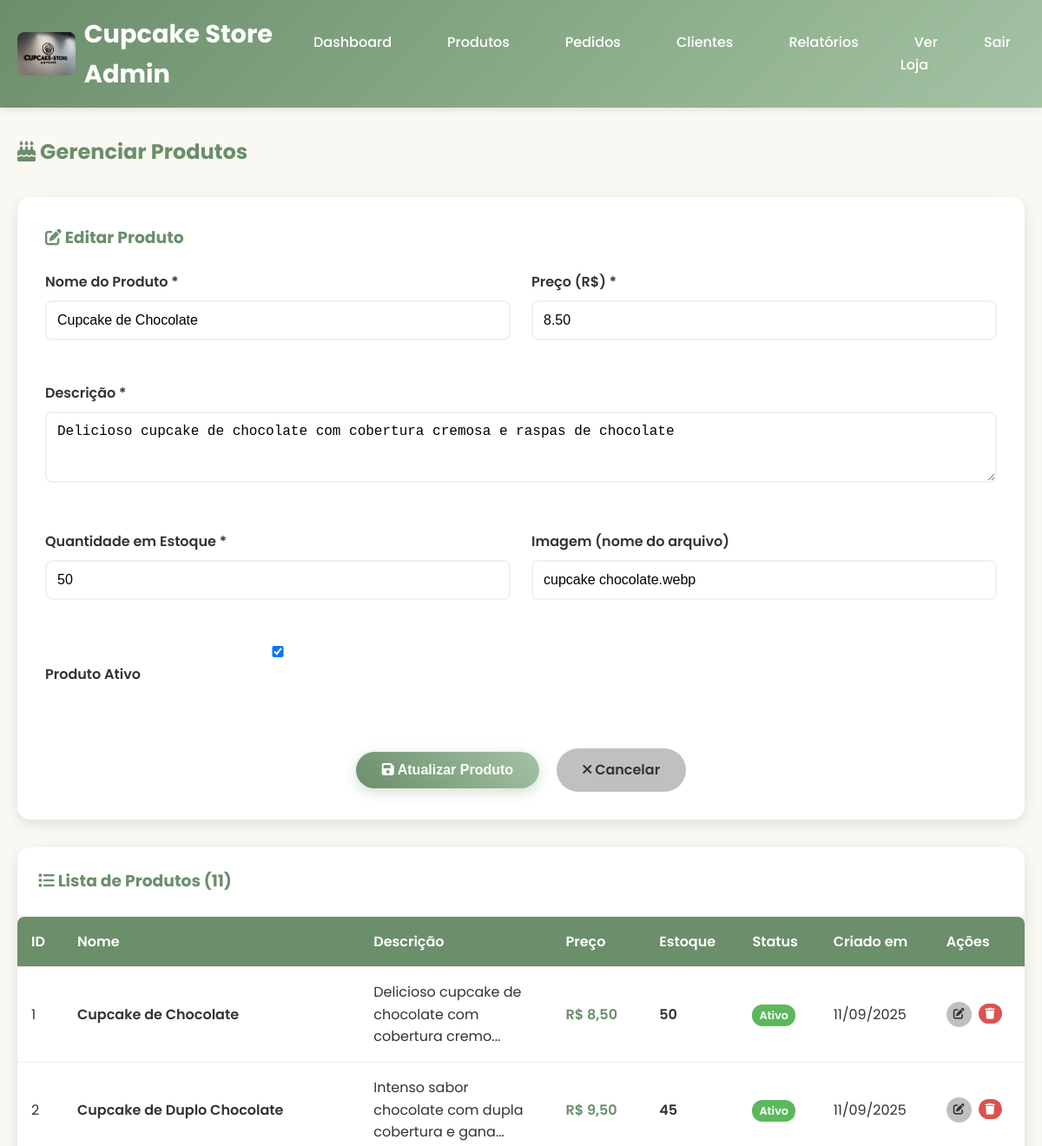
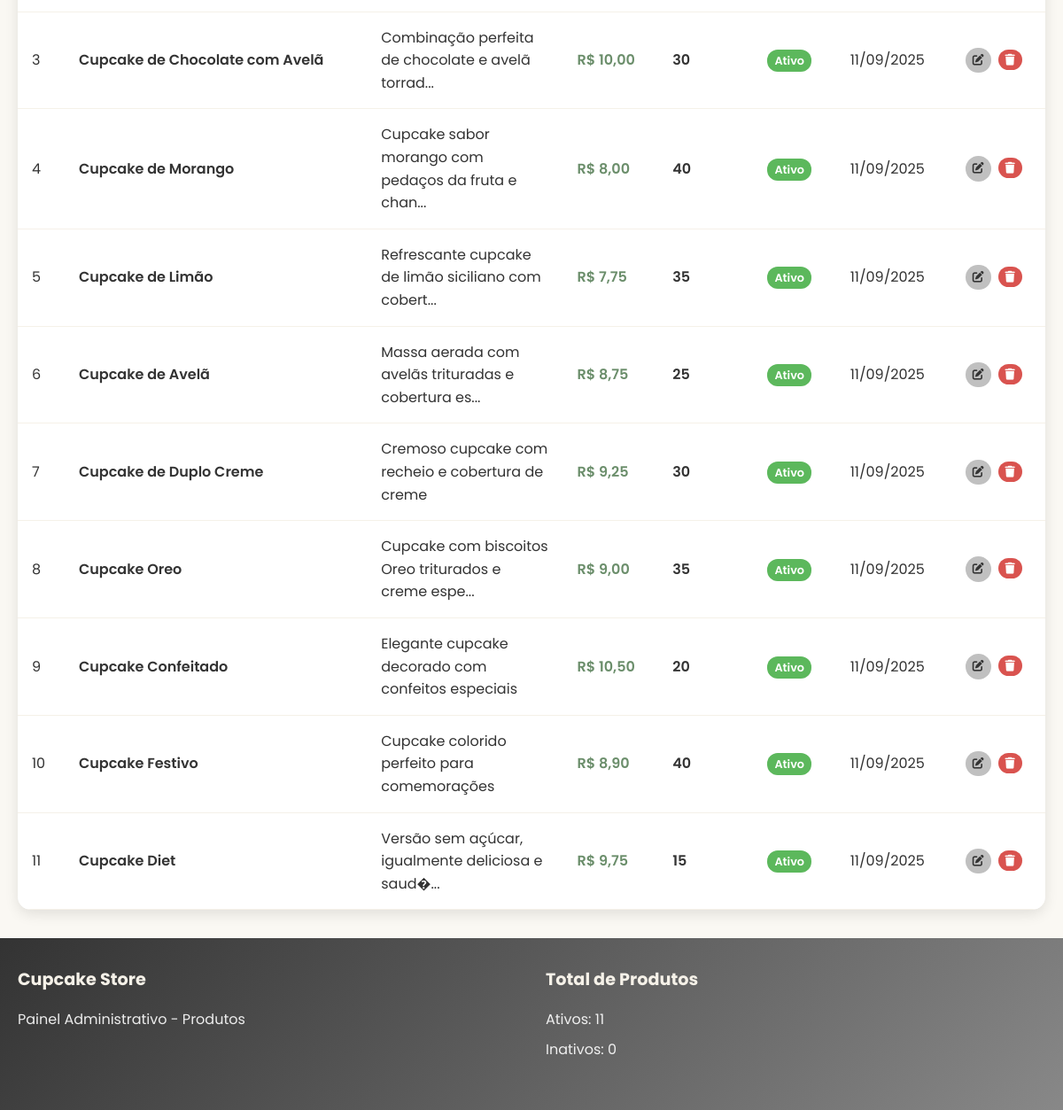
/admin/products.php?edit=1 (signed in), run on the app's committed database (2 pictures, top to bottom).
### tables this page shows
CREATE TABLE products (
    id INT PRIMARY KEY AUTO_INCREMENT,
    name VARCHAR(255) NOT NULL,
    description TEXT NOT NULL,
    price DECIMAL(10,2) NOT NULL,
    image VARCHAR(255) NOT NULL,
    stock_quantity INT NOT NULL DEFAULT 0,
    category VARCHAR(100) DEFAULT 'cupcake',
    is_active BOOLEAN DEFAULT TRUE,
    created_at TIMESTAMP DEFAULT CURRENT_TIMESTAMP,
    updated_at TIMESTAMP DEFAULT CURRENT_TIMESTAMP ON UPDATE CURRENT_TIMESTAMP
);

### config/database.php (called while the page is built, shortened)
<?php
try {
    $pdo = new PDO("mysql:host=" . DB_HOST . ";dbname=" . DB_NAME, DB_USER, DB_PASS);
    $pdo->setAttribute(PDO::ATTR_ERRMODE, PDO::ERRMODE_EXCEPTION);
    $pdo->setAttribute(PDO::ATTR_DEFAULT_FETCH_MODE, PDO::FETCH_ASSOC);
} catch(PDOException $e) {
    die("Erro na conexão: " . $e->getMessage());
}
function executeQuery($query, $params = []) {
    global $pdo;
    try {
        $stmt = $pdo->prepare($query);
        $stmt->execute($params);
        return $stmt;
    } catch(PDOException $e) {
        throw new Exception("Erro na query: " . $e->getMessage());
    }
}
function fetchData($query, $params = []) {
    $stmt = executeQuery($query, $params);
    return $stmt->fetchAll();
}
function fetchOne($query, $params = []) {
    $stmt = executeQuery($query, $params);
    return $stmt->fetch();
}
?>

### admin/products.php (the view, shortened to what this page needs)
<?php
include_once '../config/database.php';
$editId = $_GET['edit'] ?? 0;
try {
    $products = fetchData("SELECT * FROM products ORDER BY created_at DESC");
    $editProduct = null;
    if ($editId > 0) {
        $editProduct = fetchOne("SELECT * FROM products WHERE id = ?", [$editId]);
    }
} catch (Exception $e) {
    $products = [];
    $editProduct = null;
}
?>
<!DOCTYPE html>
<html lang="pt-BR">
<head>
    <link rel="stylesheet" href="../assets/css/style.css">
    <link rel="stylesheet" href="https://cdnjs.cloudflare.com/ajax/libs/font-awesome/6.0.0/css/all.min.css">
</head>
<body>
    <header class="header">
        <div class="container">
            <div class="nav">
                <div class="logo">
                    <a href="dashboard.php" style="color: white; text-decoration: none; display: flex; align-items: center;">
                        <img src="../assets/img/logo/logo_cupcake-store.jpg" alt="Cupcake Store" style="height: 50px; margin-right: 10px; border-radius: 8px;">
                        <h1 style="margin: 0;">Cupcake Store Admin</h1>
                    </a>
                </div>
                <nav class="nav-menu">
                    <ul>
                        <li><a href="dashboard.php">Dashboard</a></li>
                        <li><a href="products.php">Produtos</a></li>
                        <li><a href="orders.php">Pedidos</a></li>
                        <li><a href="customers.php">Clientes</a></li>
                        <li><a href="reports.php">Relatórios</a></li>
                        <li><a href="../index.php">Ver Loja</a></li>
                        <li><a href="../actions/logout.php">Sair</a></li>
                    </ul>
                </nav>
            </div>
        </div>
    </header>
    <section style="padding: 2rem 0; background-color: var(--light-beige); min-height: 100vh;">
        <div class="container">
            <h2 style="color: var(--primary-green); margin-bottom: 2rem;">
                <i class="fas fa-birthday-cake"></i> Gerenciar Produtos
            </h2>
            <div style="background: var(--white); padding: 2rem; border-radius: 15px; box-shadow: 0 5px 15px var(--shadow); margin-bottom: 2rem;">
                <h3 style="color: var(--primary-green); margin-bottom: 1.5rem;">
                    <i class="fas fa-<?php echo $editProduct ? 'edit' : 'plus'; ?>"></i>
                    <?php echo $editProduct ? 'Editar Produto' : 'Adicionar Novo Produto'; ?>
                </h3>
                <form method="POST" style="display: grid; grid-template-columns: 1fr 1fr; gap: 1.5rem;">
                    <div class="form-group">
                        <label for="name">Nome do Produto *</label>
                        <input type="text" id="name" name="name" required
                               value="<?php echo $editProduct ? htmlspecialchars($editProduct['name']) : ''; ?>">
                    </div>
                    <div class="form-group">
                        <label for="price">Preço (R$) *</label>
                        <input type="number" id="price" name="price" step="0.01" min="0" required
                               value="<?php echo $editProduct ? $editProduct['price'] : ''; ?>">
                    </div>
                    <div class="form-group" style="grid-column: 1 / -1;">
                        <label for="description">Descrição *</label>
                        <textarea id="description" name="description" rows="3" required><?php echo $editProduct ? htmlspecialchars($editProduct['description']) : ''; ?></textarea>
                    </div>
                    <div class="form-group">
                        <label for="stock_quantity">Quantidade em Estoque *</label>
                        <input type="number" id="stock_quantity" name="stock_quantity" min="0" required
                               value="<?php echo $editProduct ? $editProduct['stock_quantity'] : ''; ?>">
                    </div>
                    <div class="form-group">
                        <label for="image">Imagem (nome do arquivo)</label>
                        <input type="text" id="image" name="image" placeholder="ex: chocolate.jpg"
                               value="<?php echo $editProduct ? htmlspecialchars($editProduct['image']) : ''; ?>">
                    </div>
                    <?php if ($editProduct): ?>
                        <div class="form-group">
                            <label>
                                <input type="checkbox" name="is_active" <?php echo $editProduct['is_active'] ? 'checked' : ''; ?>>
                                Produto Ativo
                            </label>
                        </div>
                    <?php endif; ?>
                    <div style="grid-column: 1 / -1; text-align: center; margin-top: 1rem;">
                        <button type="submit" name="<?php echo $editProduct ? 'update_product' : 'add_product'; ?>"
                                class="btn btn-primary" style="margin-right: 1rem;">
                            <i class="fas fa-<?php echo $editProduct ? 'save' : 'plus'; ?>"></i>
                            <?php echo $editProduct ? 'Atualizar Produto' : 'Adicionar Produto'; ?>
                        </button>
                        <?php if ($editProduct): ?>
                            <a href="products.php" class="btn btn-secondary">
                                <i class="fas fa-times"></i> Cancelar
                            </a>
                        <?php endif; ?>
                    </div>
                </form>
            </div>
            <div style="background: var(--white); border-radius: 15px; box-shadow: 0 5px 15px var(--shadow); overflow: hidden;">
                <div style="padding: 1.5rem; border-bottom: 2px solid var(--beige);">
                    <h3 style="color: var(--primary-green);">
                        <i class="fas fa-list"></i> Lista de Produtos (<?php echo count($products); ?>)
                    </h3>
                </div>
                <?php if (empty($products)): ?>
                    <div style="text-align: center; padding: 3rem; color: var(--text-light);">
                        <i class="fas fa-box-open" style="font-size: 3rem; margin-bottom: 1rem;"></i>
                        <p>Nenhum produto cadastrado ainda</p>
                    </div>
                <?php else: ?>
                    <div style="overflow-x: auto;">
                        <table class="table">
                            <thead>
                                <tr>
                                    <th>ID</th>
                                    <th>Nome</th>
                                    <th>Descrição</th>
                                    <th>Preço</th>
                                    <th>Estoque</th>
                                    <th>Status</th>
                                    <th>Criado em</th>
                                    <th>Ações</th>
                                </tr>
                            </thead>
                            <tbody>
                                <?php foreach ($products as $product): ?>
                                    <tr style="<?php echo !$product['is_active'] ? 'opacity: 0.6;' : ''; ?>">
                                        <td><?php echo $product['id']; ?></td>
                                        <td style="font-weight: 600;"><?php echo htmlspecialchars($product['name']); ?></td>
                                        <td style="max-width: 200px; overflow: hidden; text-overflow: ellipsis;">
                                            <?php echo htmlspecialchars(substr($product['description'], 0, 50)) . (strlen($product['description']) > 50 ? '...' : ''); ?>
                                        </td>
                                        <td style="font-weight: 600; color: var(--primary-green);">
                                            R$ <?php echo number_format($product['price'], 2, ',', '.'); ?>
                                        </td>
                                        <td>
                                            <span style="color: <?php echo $product['stock_quantity'] <= 5 ? 'var(--danger)' : 'var(--text-dark)'; ?>; font-weight: 600;">
                                                <?php echo $product['stock_quantity']; ?>
                                            </span>
                                        </td>
                                        <td>
                                            <span style="padding: 0.25rem 0.5rem; border-radius: 12px; font-size: 0.8rem; font-weight: 600; color: white; background-color: <?php echo $product['is_active'] ? 'var(--success)' : 'var(--danger)'; ?>;">
                                                <?php echo $product['is_active'] ? 'Ativo' : 'Inativo'; ?>
                                            </span>
                                        </td>
                                        <td><?php echo date('d/m/Y', strtotime($product['created_at'])); ?></td>
                                        <td>
                                            <div style="display: flex; gap: 0.5rem;">
                                                <a href="products.php?edit=<?php echo $product['id']; ?>"
                                                   class="btn btn-secondary" style="padding: 0.25rem 0.5rem; font-size: 0.8rem;">
                                                    <i class="fas fa-edit"></i>
                                                </a>
                                                <?php if ($product['is_active']): ?>
                                                    <form method="POST" style="display: inline;"
                                                          onsubmit="return confirm('Tem certeza que deseja remover este produto?')">
                                                        <button type="submit" name="delete_product"
                                                                class="btn btn-danger" style="padding: 0.25rem 0.5rem; font-size: 0.8rem;">
                                                            <i class="fas fa-trash"></i>
                                                        </button>
                                                    </form>
                                                <?php endif; ?>
                                            </div>
                                        </td>
                                    </tr>
                                <?php endforeach; ?>
                            </tbody>
                        </table>
                    </div>
                <?php endif; ?>
            </div>
        </div>
    </section>
    <footer class="footer">
        <div class="container">
            <div class="footer-content">
                <div class="footer-section">
                    <h3>Cupcake Store</h3>
                    <p>Painel Administrativo - Produtos</p>
                </div>
                <div class="footer-section">
                    <h3>Total de Produtos</h3>
                    <p>Ativos: <?php echo count(array_filter($products, function($p) { return $p['is_active']; })); ?></p>
                    <p>Inativos: <?php echo count(array_filter($products, function($p) { return !$p['is_active']; })); ?></p>
                </div>
            </div>
        </div>
    </footer>
</body>
</html>

### assets/css/style.css (style rules this page uses)
* { margin: 0; padding: 0; box-sizing: border-box; }
:root { --primary-green: #6B8E6B; --light-green: #A4C3A4; --beige: #F5F1E8; --light-beige: #FAF8F3; --silver-gray: #C0C0C0; --dark-gray: #888888; --white: #FFFFFF; --text-dark: #333333; --text-light: #666666; --success: #5cb85c; --warning: #f0ad4e; --danger: #d9534f; --shadow: rgba(0, 0, 0, 0.1); }
body { font-family: 'Poppins', sans-serif; line-height: 1.6; color: var(--text-dark); background-color: var(--light-beige); }
.container { max-width: 1200px; margin: 0 auto; padding: 0 20px; }
.header { background: linear-gradient(135deg, var(--primary-green), var(--light-green)); box-shadow: 0 2px 10px var(--shadow); position: sticky; top: 0; z-index: 1000; }
.nav { display: flex; justify-content: space-between; align-items: center; padding: 1rem 0; }
.logo h1 { color: var(--white); font-size: 1.8rem; font-weight: 700; }
.nav-menu ul { display: flex; list-style: none; gap: 2rem; }
.nav-menu a { color: var(--white); text-decoration: none; font-weight: 500; transition: color 0.3s ease; padding: 0.5rem 1rem; border-radius: 5px; }
.btn { display: inline-block; padding: 12px 30px; border: none; border-radius: 25px; text-decoration: none; font-weight: 600; text-align: center; cursor: pointer; transition: all 0.3s ease; font-size: 1rem; }
.btn-primary { background: linear-gradient(45deg, var(--primary-green), var(--light-green)); color: var(--white); box-shadow: 0 4px 15px rgba(107, 142, 107, 0.3); }
.btn-secondary { background-color: var(--silver-gray); color: var(--text-dark); }
.btn-danger { background-color: var(--danger); color: var(--white); }
.form-group { margin-bottom: 1.5rem; }
.form-group label { display: block; margin-bottom: 0.5rem; font-weight: 600; color: var(--text-dark); }
.form-group input, .form-group select, .form-group textarea { width: 100%; padding: 0.75rem; border: 2px solid var(--beige); border-radius: 8px; font-size: 1rem; transition: border-color 0.3s ease; }
.footer { background: linear-gradient(135deg, var(--text-dark), var(--dark-gray)); color: var(--white); padding: 2rem 0 1rem; }
.footer-content { display: grid; grid-template-columns: repeat(auto-fit, minmax(250px, 1fr)); gap: 2rem; margin-bottom: 2rem; }
.footer-section h3 { color: var(--beige); margin-bottom: 1rem; font-size: 1.2rem; }
.footer-section p { margin-bottom: 0.5rem; opacity: 0.9; }
.table { width: 100%; border-collapse: collapse; background-color: var(--white); border-radius: 8px; overflow: hidden; box-shadow: 0 5px 15px var(--shadow); }
.table th, .table td { padding: 1rem; text-align: left; border-bottom: 1px solid var(--beige); }
.table th { background-color: var(--primary-green); color: var(--white); font-weight: 600; }

### data on the page
products: name "Cupcake de Chocolate", price "8.50", description "Delicioso cupcake de chocolate com cobertura cremosa e raspas de chocolate", stock_quantity "50", image "cupcake chocolate.webp", is_active "☑", id "1", description "Delicioso cupcake de chocolate com cobertura cremo", price "8,50", shows "Ativo", created_at "11/09/2025"
products: id "2", name "Cupcake de Duplo Chocolate", description "Intenso sabor chocolate com dupla cobertura e gana", price "9,50", stock_quantity "45", is_active "Ativo", created_at "11/09/2025"
products: id "3", name "Cupcake de Chocolate com Avelã", description "Combinação perfeita de chocolate e avelã torrad", price "10,00", stock_quantity "30", is_active "Ativo", created_at "11/09/2025"
products: id "4", name "Cupcake de Morango", description "Cupcake sabor morango com pedaços da fruta e chan", price "8,00", stock_quantity "40", is_active "Ativo", created_at "11/09/2025"
products: id "5", name "Cupcake de Limão", description "Refrescante cupcake de limão siciliano com cobert", price "7,75", stock_quantity "35", is_active "Ativo", created_at "11/09/2025"
products: id "6", name "Cupcake de Avelã", description "Massa aerada com avelãs trituradas e cobertura es", price "8,75", stock_quantity "25", is_active "Ativo", created_at "11/09/2025"
products: id "7", name "Cupcake de Duplo Creme", description "Cremoso cupcake com recheio e cobertura de creme", price "9,25", stock_quantity "30", is_active "Ativo", created_at "11/09/2025"
products: id "8", name "Cupcake Oreo", description "Cupcake com biscoitos Oreo triturados e creme espe", price "9,00", stock_quantity "35", is_active "Ativo", created_at "11/09/2025"
products: id "9", name "Cupcake Confeitado", description "Elegante cupcake decorado com confeitos especiais", price "10,50", stock_quantity "20", is_active "Ativo", created_at "11/09/2025"
products: id "10", name "Cupcake Festivo", description "Cupcake colorido perfeito para comemorações", price "8,90", stock_quantity "40", is_active "Ativo", created_at "11/09/2025"
products: id "11", name "Cupcake Diet", description "Versão sem açúcar, igualmente deliciosa e saud�", price "9,75", stock_quantity "15", is_active "Ativo", created_at "11/09/2025"

### other printed values
count($products) "11"
